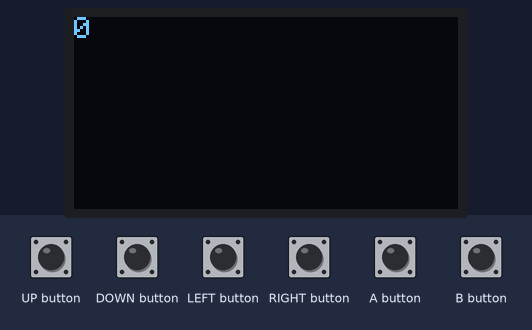
Simulated run of this sketch. Board: Arduboy, built with avr-gcc and run on an emulated ATmega32U4. On the bench: 128×64 one-colour display. The test bench sets the inputs (shaded band).

Above: at 1.2 s.
1.3 s: DOWN button pressed for 1 s
At 3.1 s:
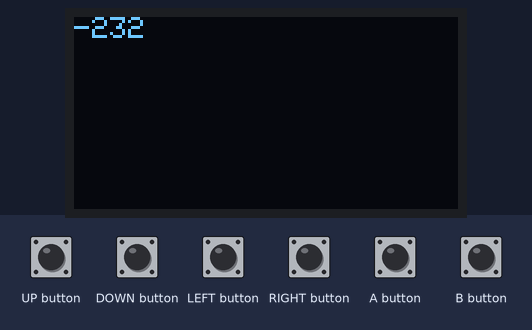
3.8 s: UP button pressed for 0.15 s
At 4.9 s:
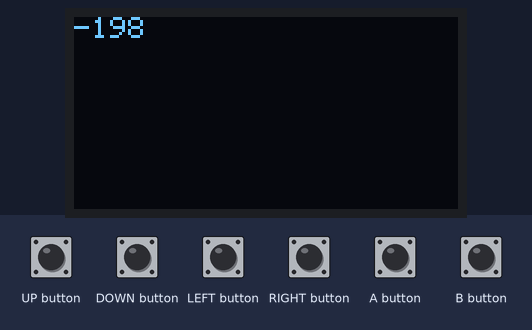
5.4 s: UP button pressed for 1 s
At 7.4 s:
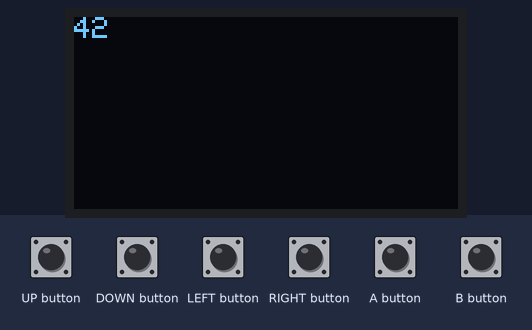
7.9 s: DOWN button pressed for 0.15 s
At 9.4 s:
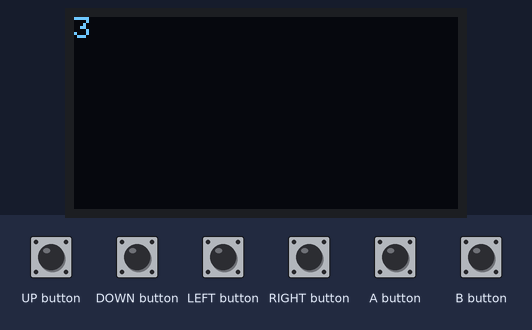
Timing chart, 0 to 10.5 s (numbered marks = the images above; inputs shaded):
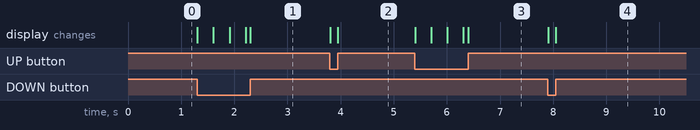

Measured:
- after the input at 1.3 s, the display: first changes at once (image 1 shows a later state)
- after the input at 3.8 s, the display: first changes at once (image 2 shows a later state)
- after the input at 5.4 s, the display: first changes at once (image 3 shows a later state)
- after the input at 7.9 s, the display: first changes at once (image 4 shows a later state)

The sketch:

pt3.ino
```cpp
#include <Arduboy.h>
Arduboy arduboy;

int counter;

void setup() {
  // put your setup code here, to run once:
  arduboy.begin();
  arduboy.clear();
  counter = 0;
  arduboy.display();
}

void loop() {
  // put your main code here, to run repeatedly:
  arduboy.clear();
  arduboy.setCursor(0,0);
  if(arduboy.pressed(UP_BUTTON) == true)
    counter++;
  else if (arduboy.pressed(DOWN_BUTTON) == true)
    counter--;
  if( counter == 36 ) {

    arduboy.setCursor(30, 30);
    arduboy.print("Yay!");
  }
  //Move the cursor back to the top-left of the screen
  arduboy.setCursor(0, 0);
  arduboy.print(counter);
  arduboy.display();
}
```
